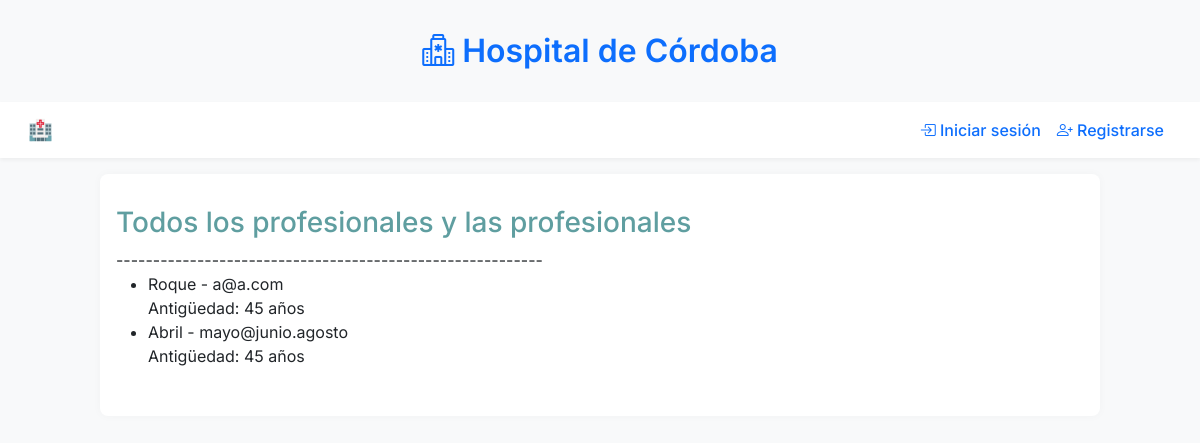
The app's page /hospital/lista-medico with its own data.
### hospital/models.py (models this page shows, shortened)
class HospitalMedico(models.Model):
    nombre = models.CharField(max_length=50)
    email = models.CharField(max_length=50)
    antiguedad = models.IntegerField()

### hospital/views.py (the view)
# urls.py: path("hospital/lista-medico", lista_medico, name="lista-medico"),
def lista_medico(request):
    modelos = HospitalMedico.objects.all()
    contexto = {
        "integrantes": modelos
    }
    return render(request, 'hospital/lista_medico.html', context=contexto)

### hospital/templates/hospital/lista_medico.html (shortened to what this page needs)
{% extends 'hospital/base.html' %}
{% block elnombrequequiera %}
<h3 style="color: cadetblue;">Todos los profesionales y las profesionales</h3>
<div>
    ----------------------------------------------------------
    <ul>
        {% for integrante in integrantes %}
            <li>{{ integrante.nombre }} - {{integrante.email}} </li>
            Antigüedad: {{integrante.antiguedad}} años
        {% endfor %}
    </ul>
</div>
{% endblock %}

### hospital/templates/hospital/base.html (style rules this page uses)
body { font-family: 'Inter', sans-serif; background-color: #f8f9fa; padding-top: 2rem; }

### records on screen
HospitalMedico: nombre "Roque", email "a@a.com", antiguedad "45"
HospitalMedico: nombre "Abril", email "mayo@junio.agosto", antiguedad "45"
